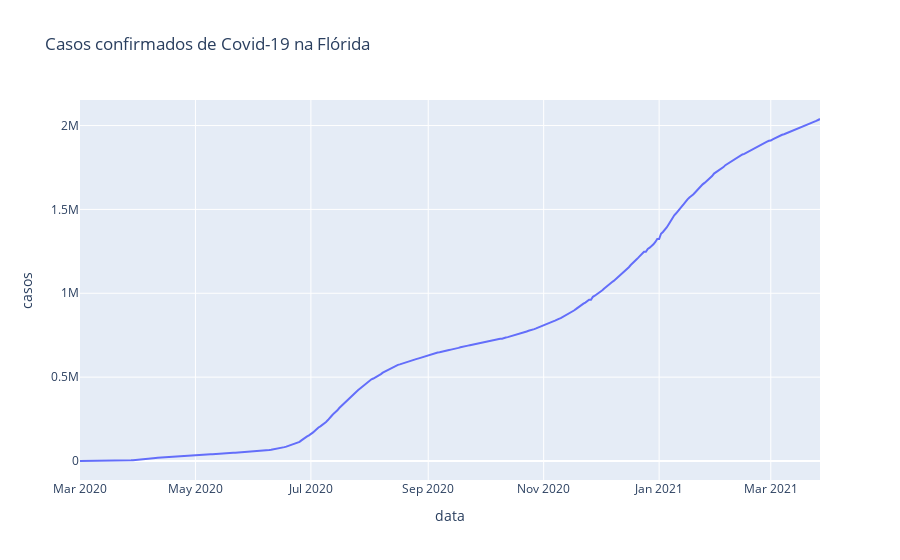

This figure's notebook cell:
### Code cell
# Ver os casos na Flórida
px.line(fl, 'data', 'casos', title='Casos confirmados de Covid-19 na Flórida')

### Figure 1 — Plotly figure (JSON) as saved in the notebook; plotly's stock layout.template omitted (floating-point values rounded to 4 significant figures; data arrays with more than 128 entries replaced by an {"elided": "..."} marker saying what was removed)
{"data": [{"hovertemplate": "data=%{x}<br>casos=%{y}<extra></extra>", "legendgroup": "", "line": {"color": "#636efa", "dash": "solid"}, "mode": "lines", "name": "", "orientation": "v", "showlegend": false, "type": "scatter", "x": {"elided": "392 str values"}, "xaxis": "x", "y": {"elided": "392 int values"}, "yaxis": "y"}], "layout": {"legend": {"tracegroupgap": 0}, "title": {"text": "Casos confirmados de Covid-19 na Flórida"}, "xaxis": {"anchor": "y", "domain": [0, 1], "title": {"text": "data"}}, "yaxis": {"anchor": "x", "domain": [0, 1], "title": {"text": "casos"}}}}
